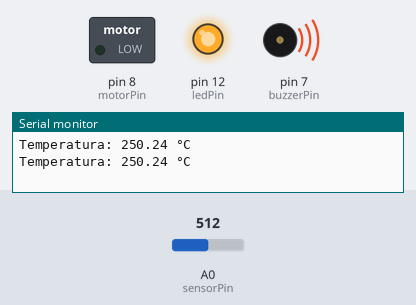
A sketch run on a simulated Arduino Uno, built with avr-gcc and run on an emulated ATmega328P. Shown: switched loads named in the sketch (green lamp = pin HIGH), output pins drawn as LEDs (lit = HIGH), buzzer (waves = sounding), the last lines printed to the serial monitor. The test bench sets the inputs (shaded band); at power-on: A0 (sensorPin) = 512.

Above: at 1.8 s.
1.9 s: A0 (sensorPin) set to 111
3.4 s: A0 (sensorPin) set to 97
At 5.1 s:
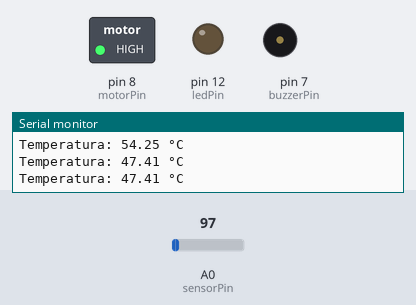
5.5 s: A0 (sensorPin) set to 67
7.2 s: A0 (sensorPin) set to 57
At 9.2 s:
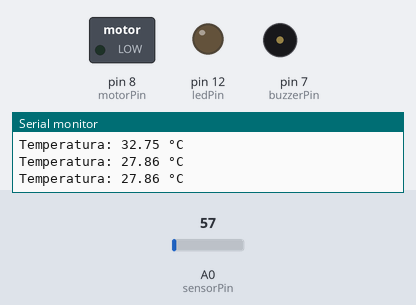
9.5 s: A0 (sensorPin) set to 122
At 11.0 s:
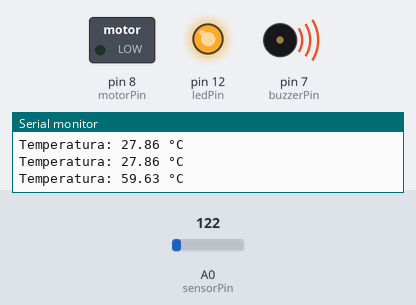
11.5 s: A0 (sensorPin) set to 40
At 12.6 s:
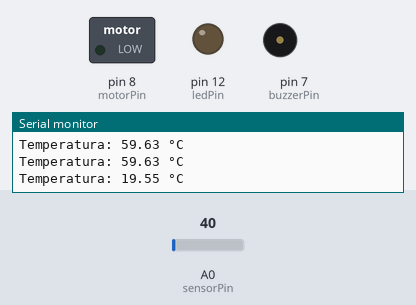
Timing chart, 0 to 14.5 s (numbered marks = the images above; inputs shaded):
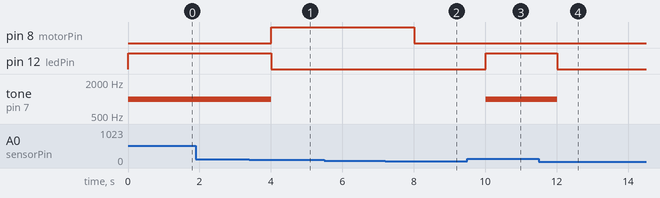

Measured:
- the behaviour switches between 103 and 102 on A0 (sensorPin) (found by bisection; images 0 and 1)
- the behaviour switches between 62 and 61 on A0 (sensorPin) (found by bisection; images 1 and 2)
- after the input at 3.4 s, pin 8 (motorPin): LOW → HIGH after 0.60 s; pin 12 (ledPin): HIGH → LOW after 0.60 s; tone on pin 7 (buzzerPin): 1000 Hz → silent after 0.60 s
- after the input at 7.2 s, pin 8 (motorPin): HIGH → LOW after 0.81 s
- after the input at 9.5 s, pin 12 (ledPin): LOW → HIGH after 0.51 s; tone on pin 7 (buzzerPin): silent → 1000 Hz after 0.51 s
- after the input at 11.5 s, pin 12 (ledPin): HIGH → LOW after 0.51 s; tone on pin 7 (buzzerPin): 1000 Hz → silent after 0.51 s

The sketch:

codigo.ino
```cpp
const int sensorPin = A0;      // Pinagem do sensor de temperatura
const int motorPin = 8;        // Pinagem do motor
const int ledPin = 12;         // Pinagem do LED vermelho
const int buzzerPin = 7;       // Pinagem da buzina

void setup() {
  pinMode(motorPin, OUTPUT);
  pinMode(ledPin, OUTPUT);
  pinMode(buzzerPin, OUTPUT);
  Serial.begin(9600);
}

void loop() {

  int sensorValue = analogRead(sensorPin);
  float voltage = sensorValue * (5.0 / 1023.0);
  float temperature = voltage * 100;  // Conversão para temperatura em Celsius

  Serial.print("Temperatura: ");
  Serial.print(temperature);
  Serial.println(" °C");

  if (temperature >= 30 && temperature <= 50) {
    digitalWrite(motorPin, HIGH);  // Liga o motor se a temperatura for >= 30 °C e <= 50 °C
    digitalWrite(ledPin, LOW);     // Garante que o LED está desligado
    noTone(buzzerPin);             // Garante que a buzina está desligada
  } else if (temperature > 50) {
    digitalWrite(motorPin, LOW);   // Desliga o motor se a temperatura ultrapassar 50 °C
    digitalWrite(ledPin, HIGH);    // Liga o LED se a temperatura for > 50 °C
    tone(buzzerPin, 1000);         // Liga a buzina com tom de 1000 Hz se a temperatura for > 50 °C
  } else {
    digitalWrite(motorPin, LOW);   // Desliga o motor se a temperatura for < 30 °C
    digitalWrite(ledPin, LOW);     // Garante que o LED está desligado
    noTone(buzzerPin);             // Garante que a buzina está desligada
  }

  delay(1000);  // Aguarda 1 segundo antes de nova leitura
}
```
